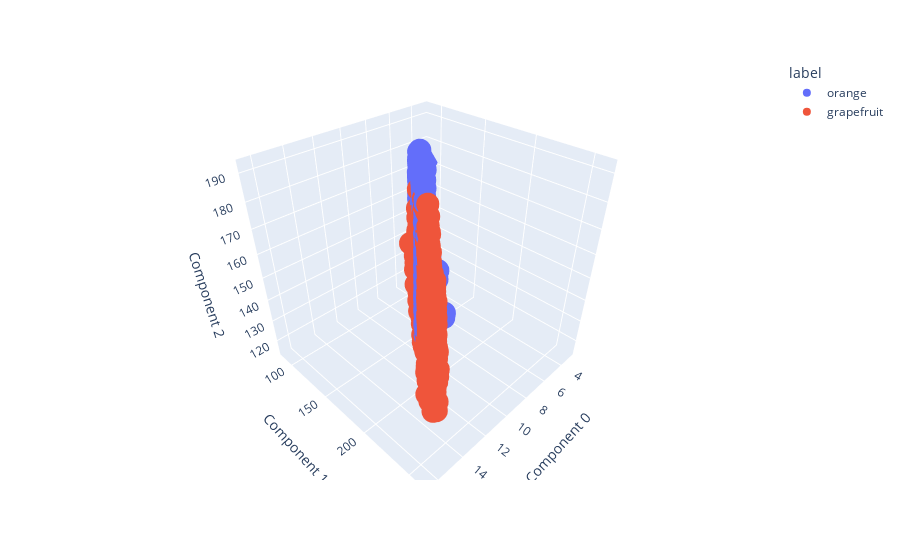

Notebook code for this chart:
### Code cell
import plotly.express as px
import pandas as pd
import matplotlib.pyplot as plt
import time

df = pd.DataFrame({
    'Component 0': data_features[:, 0],
    'Component 1': data_features[:, 1],
    'Component 2': data_features[:, 2],
    'label': data_labels
})

fig = px.scatter_3d(df, x='Component 0', y='Component 1', z='Component 2', color='label')
fig.show()

### Figure 1 — Plotly figure (JSON) as saved in the notebook; plotly's stock layout.template omitted (floating-point values rounded to 4 significant figures; data arrays with more than 128 entries replaced by an {"elided": "..."} marker saying what was removed)
{"data": [{"hovertemplate": "label=orange<br>Component 0=%{x}<br>Component 1=%{y}<br>Component 2=%{z}<extra></extra>", "legendgroup": "orange", "marker": {"color": "#636efa", "symbol": "circle"}, "mode": "markers", "name": "orange", "scene": "scene", "showlegend": true, "type": "scatter3d", "x": {"elided": "5000 float values"}, "y": {"elided": "5000 float values"}, "z": {"elided": "5000 int values"}}, {"hovertemplate": "label=grapefruit<br>Component 0=%{x}<br>Component 1=%{y}<br>Component 2=%{z}<extra></extra>", "legendgroup": "grapefruit", "marker": {"color": "#EF553B", "symbol": "circle"}, "mode": "markers", "name": "grapefruit", "scene": "scene", "showlegend": true, "type": "scatter3d", "x": {"elided": "5000 float values"}, "y": {"elided": "5000 float values"}, "z": {"elided": "5000 int values"}}], "layout": {"legend": {"title": {"text": "label"}, "tracegroupgap": 0}, "margin": {"t": 60}, "scene": {"domain": {"x": [0, 1], "y": [0, 1]}, "xaxis": {"title": {"text": "Component 0"}}, "yaxis": {"title": {"text": "Component 1"}}, "zaxis": {"title": {"text": "Component 2"}}}}}
